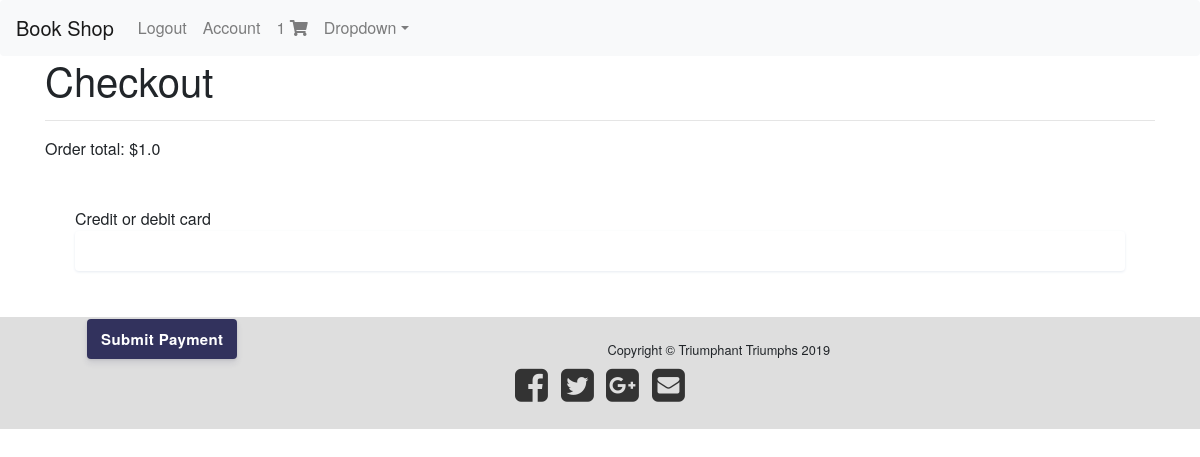
Before: /cart/checkout/ (signed in) with the older database file.
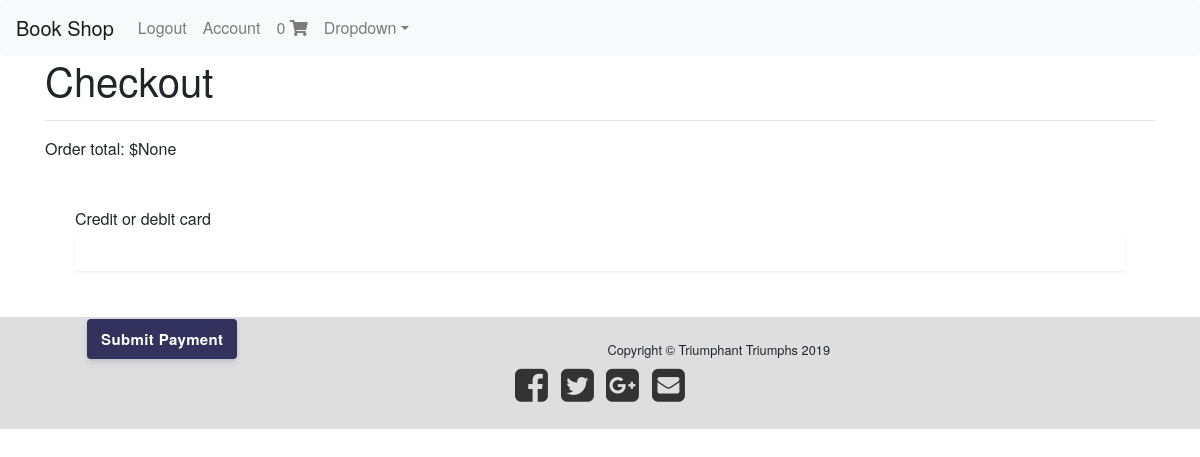
After: the same page with the newer database file.
### shopping_list/models.py (models this page shows, shortened)
class Order(models.Model):
  user = models.ForeignKey(settings.AUTH_USER_MODEL,
                             on_delete=models.CASCADE)
  item_checked = models.BooleanField(default=False)
  items = models.ManyToManyField(OrderItem)
  ref_code = models.CharField(max_length=40)
  def get_total(self):
        return self.items.all().aggregate(order_total=Sum('work__price'))['order_total']

### shopping_list/views.py (the view, shortened to what this page needs)
# urls.py: path('checkout/', checkout, name='checkout'),
@login_required
def checkout(request):
    order_qs = Order.objects.filter(user=request.user, item_checked=False)
    if order_qs.exists():
        order = order_qs[0]
    else:
        return Http404
    context = {
        'order': order
    }
    return render(request, "checkout.html", context)

### shopping_list/templatetags/template_tag_file.py (called while the page is built)
@register.filter
def cart_item_count(user):
  if user.is_authenticated:
    qs = Order.objects.filter(user=user, item_checked=False)
    if qs.exists():
      return qs[0].items.count()

### templates/checkout.html (shortened to what this page needs)
{% extends "base.html" %}
{% load static %}
{% block content %}
<link href="{% static 'css/stripe.css' %}" rel="stylesheet" />
<h1>Checkout</h1>
<hr/>
<p>Order total: ${{ order.get_total }}</p>
  <form action="." method="post" id="payment-form">
    <div class="stripe-form-row">
      <label for="card-element" class="stripe-label">
        Credit or debit card
      </label>
      <div id="card-element" class="StripeElement StripeElement--empty"><div class="__PrivateStripeElement" style="margin: 0px !important; padding: 0px !important; border: none !important; display: block !important; background: transparent !important; position: relative !important; opacity: 1 !important;"><iframe frameborder="0" allowtransparency="true" scrolling="no" name="__privateStripeFrame5" allowpaymentrequest="true" src="https://js.stripe.com/v3/elements-inner-card-a72e9d89e54559d0eb81fe213d92c2da.html#style[base][color]=%2332325d&amp;style[base][fontFamily]=%22Helvetica+Neue%22%2C+Helvetica%2C+sans-serif&amp;style[base][fontSmoothing]=antialiased&amp;style[base][fontSize]=16px&amp;style[base][::placeholder][color]=%23aab7c4&amp;style[invalid][color]=%23fa755a&amp;style[invalid][iconColor]=%23fa755a&amp;componentName=card&amp;wait=false&amp;rtl=false&amp;keyMode=test&amp;origin=https%3A%2F%2Fstripe.com&amp;referrer=https%3A%2F%2Fstripe.com%2Fdocs%2Fstripe-js&amp;controllerId=__privateStripeController1" title="Secure payment input frame" style="border: none !important; margin: 0px !important; padding: 0px !important; width: 1px !important; min-width: 100% !important; overflow: hidden !important; display: block !important; height: 19.2px;"></iframe><input class="__PrivateStripeElement-input" aria-hidden="true" aria-label=" " autocomplete="false" maxlength="1" style="border: none !important; display: block !important; position: absolute !important; height: 1px !important; top: 0px !important; left: 0px !important; padding: 0px !important; margin: 0px !important; width: 100% !important; opacity: 0 !important; background: transparent !important; pointer-events: none !important; font-size: 16px !important;"></div></div>
      <div id="card-errors" role="alert"></div>
    </div>
    <button>Submit Payment</button>
  </form>
{% endblock content %}

### templates/navbar.html (shortened to what this page needs)
{% load template_tag_file %}
  <nav class="navbar navbar-expand-lg navbar-light bg-light rounded">
    <a class="navbar-brand" href="{% url 'literature:works_list' %}">Book Shop</a>
    <div class="collapse navbar-collapse" id="navbarsExample09">
      <ul class="navbar-nav mr-auto">
      {% if request.user.is_authenticated %}
      <li class="nav-item">
        <a class="nav-link" href="{% url 'account_logout' %}">Logout</a>
      </li>
      <li class="nav-item">
        <a class="nav-link" href="{% url 'profile' %}">Account</a>
      </li>
      <li class="nav-item">
      <a class="nav-link" href="{% url 'cart:complete_order_list' %}">
        {{ request.user|cart_item_count }}
        <i class="fas fa-shopping-cart"></i>
      </a>
      </li>
      {% endif %}
        <li class="nav-item dropdown">
          <a class="nav-link dropdown-toggle" href="#" id="dropdown09" data-toggle="dropdown" aria-haspopup="true" aria-expanded="false">Dropdown</a>
        </li>
      </ul>
    </div>
  </nav>

Changed rows visible on the page:
changed Order: get_total "1.0" → "None"
Other visible differences:
{{ request.user|cart_item_count }}: "1" → "0"
